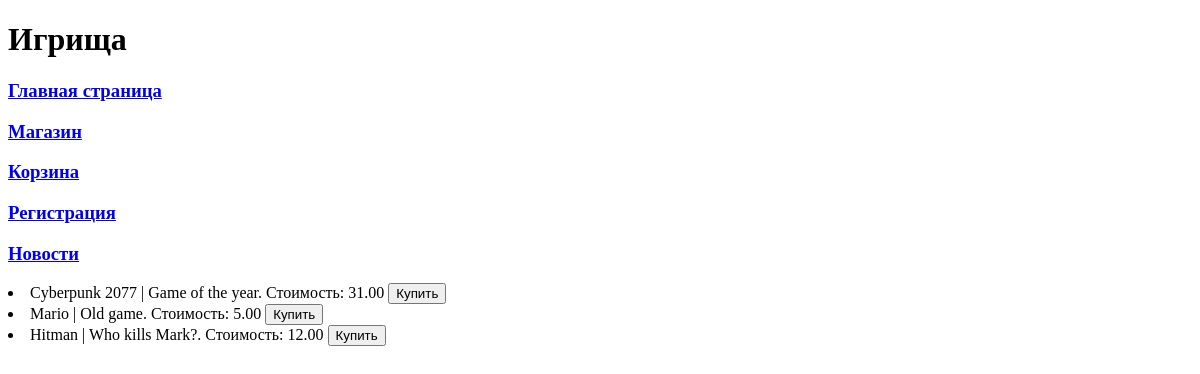
The app's page /steam/games/, older data.
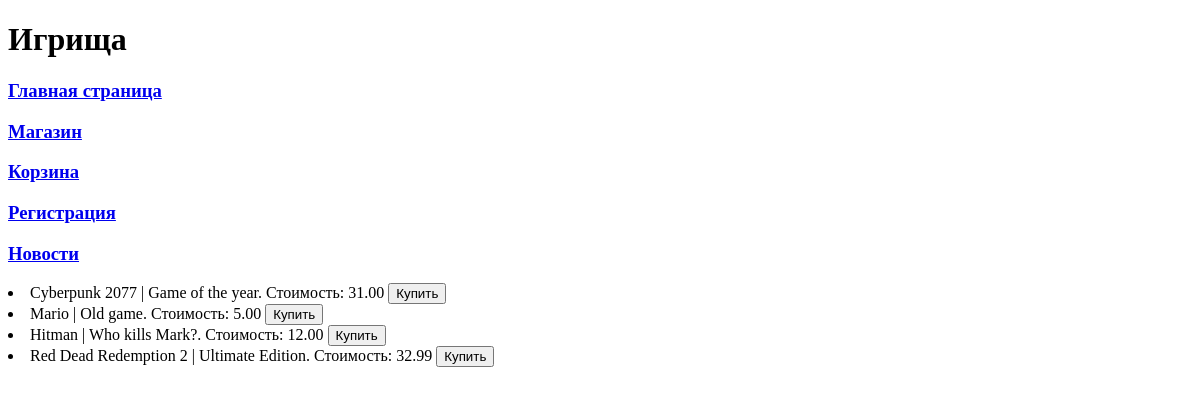
The same page, newer data.
### task1/models.py (models this page shows, shortened)
class Games(models.Model):
    title = models.CharField(max_length=50)
    cost = models.DecimalField(max_digits=9, decimal_places=2)
    size = models.DecimalField(max_digits=10, decimal_places=3)
    description = models.TextField()
    age_limited = models.BooleanField(default=False)
    buyer = models.ManyToManyField(Buyer, related_name='Games')
    class Meta:
        verbose_name = "Игра"
        verbose_name_plural = "Игры"

### task1/views.py (the view)
# urls.py: path('games/', shop),
def shop(request):
    text = 'Игрища'
    games = Games.objects.all()
    context = {
        'text': text,
        'games': games
    }
    return render(request, 'shop.html', context)

### templates/task1/shop.html (shortened to what this page needs)
{% extends 'menu.html' %}
{% block pagename %}
    <h1>{{text}}</h1>
{% endblock %}
{%block menu%}
    {{block.super}}
{%endblock%}
{% block content %}
    {% for i in games %}
        <li>{{i.title}} | {{i.description}}. Стоимость: {{i.cost}} <button>Купить</button></li>
    {% endfor %}
{% endblock %}

Row changes from the older to the newer data that the page shows:
added Games: title "Red Dead Redemption 2", description "Ultimate Edition", cost "32.99"
